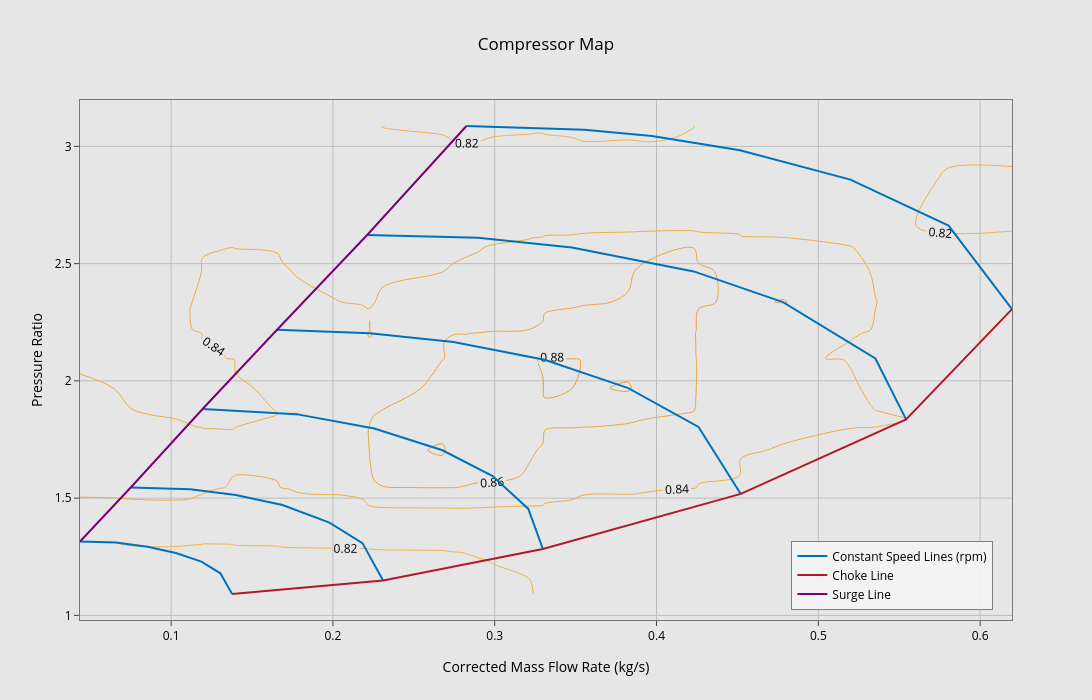

The code cell stored with this chart in its notebook:
### Markdown cell above
## Map-based 모델 시각화 (Python)

### Code cell
import re
import numpy as np
import plotly.graph_objects as go
from scipy.interpolate import LinearNDInterpolator, NearestNDInterpolator
from scipy.io import loadmat

from plot_style import (
    MATLAB_CHOKE,
    MATLAB_EFF_SCALE,
    MATLAB_SPEED,
    MATLAB_SURGE,
    apply_compressor_map_style,
    register_project_templates,
)


# Register shared template once per kernel session.
register_project_templates(set_default=True)


# MATLAB example data files
MATLAB_EXAMPLE_ROOT = r"C:\Users\user\Documents\MATLAB\Examples\R2025a\simscapefluids\CompressorMapExample"
SPEED_MAT_PATH = MATLAB_EXAMPLE_ROOT + r"\CompressorMapSpeedLines.mat"
EFF_MAT_PATH = MATLAB_EXAMPLE_ROOT + r"\CompressorMapEfficiencyData.mat"


def _load_mat(path):
    """Load MATLAB .mat file and keep only user variables."""
    data = loadmat(path, squeeze_me=True, struct_as_record=False)
    return {k: v for k, v in data.items() if not k.startswith("__")}


def _to_2col_array(x):
    arr = np.asarray(x, dtype=float)
    if arr.ndim == 1:
        arr = arr.reshape(-1, 2)
    return arr


# 1) Load speed-line data: Line1000, Line1500, ...
speed_data = _load_mat(SPEED_MAT_PATH)
line_items = []
for key, val in speed_data.items():
    m = re.fullmatch(r"Line(\d+)", key)
    if m is None:
        continue
    rpm = int(m.group(1))
    arr = _to_2col_array(val)
    if arr.shape[1] < 2:
        continue
    line_items.append((rpm, arr))

if not line_items:
    raise RuntimeError("No LineXXXX variables found in CompressorMapSpeedLines.mat")

line_items.sort(key=lambda t: t[0])
omega_TLU = np.array([rpm for rpm, _ in line_items], dtype=float)
mdot_TLU = np.vstack([arr[:, 0] for _, arr in line_items])
pr_TLU = np.vstack([arr[:, 1] for _, arr in line_items])
beta_TLU = np.linspace(0.0, 1.0, mdot_TLU.shape[1])


# 2) Load efficiency contour data: Eff80, Eff82, ...
eff_data = _load_mat(EFF_MAT_PATH)
eff_blocks = []
for key, val in eff_data.items():
    m = re.fullmatch(r"Eff(\d+)", key)
    if m is None:
        continue
    eta = int(m.group(1)) / 100.0
    arr = _to_2col_array(val)
    if arr.shape[1] < 2:
        continue
    eta_col = np.full((arr.shape[0], 1), eta, dtype=float)
    eff_blocks.append(np.hstack([arr[:, :2], eta_col]))

if not eff_blocks:
    raise RuntimeError("No EffXX variables found in CompressorMapEfficiencyData.mat")

Efficiency = np.vstack(eff_blocks)


# 3) Interpolate efficiency onto speed-line grid (MATLAB scatteredInterpolant equivalent)
pts = Efficiency[:, :2]
vals = Efficiency[:, 2]
lin_interp = LinearNDInterpolator(pts, vals, fill_value=np.nan)
eta_TLU = lin_interp(mdot_TLU, pr_TLU)

# Fill extrapolation holes with nearest-neighbor interpolation
if np.isnan(eta_TLU).any():
    nn_interp = NearestNDInterpolator(pts, vals)
    eta_TLU_nn = nn_interp(mdot_TLU, pr_TLU)
    eta_TLU = np.where(np.isnan(eta_TLU), eta_TLU_nn, eta_TLU)


# 4) Surge / Choke extraction
# MATLAB example guideline: points are sampled from choke -> surge along each speed line
choke_mdot = mdot_TLU[:, 0]
choke_pr = pr_TLU[:, 0]
surge_mdot = mdot_TLU[:, -1]
surge_pr = pr_TLU[:, -1]


# 5) Plot compressor map
fig = go.Figure()

# Efficiency contours (line-only style, MATLAB-like)
fig.add_trace(
    go.Contour(
        x=mdot_TLU.ravel(),
        y=pr_TLU.ravel(),
        z=eta_TLU.ravel(),
        contours=dict(start=0.80, end=0.90, size=0.02, showlabels=True, labelfont=dict(size=12, color="black")),
        colorscale=MATLAB_EFF_SCALE,
        contours_coloring="lines",
        line_width=1,
        showscale=False,
        name="Isentropic Efficiency",
    )
)

# Constant speed lines
for i, rpm in enumerate(omega_TLU.astype(int)):
    fig.add_trace(
        go.Scatter(
            x=mdot_TLU[i, :],
            y=pr_TLU[i, :],
            mode="lines",
            line=dict(width=2, color=MATLAB_SPEED),
            name="Constant Speed Lines (rpm)" if i == 0 else None,
            showlegend=(i == 0),
        )
    )

# Choke line (beta=0)
fig.add_trace(
    go.Scatter(
        x=choke_mdot,
        y=choke_pr,
        mode="lines",
        line=dict(color=MATLAB_CHOKE, width=2),
        name="Choke Line",
    )
)

# Surge line (beta=1)
fig.add_trace(
    go.Scatter(
        x=surge_mdot,
        y=surge_pr,
        mode="lines",
        line=dict(color=MATLAB_SURGE, width=2),
        name="Surge Line",
    )
)

apply_compressor_map_style(fig)
fig.show()


print("Loaded speed lines:", [int(x) for x in omega_TLU])
print("TLU shape (M,N):", mdot_TLU.shape)
print("Efficiency range:", float(np.nanmin(eta_TLU)), "to", float(np.nanmax(eta_TLU)))

### Figure 1 — Plotly figure (JSON) as saved in the notebook; plotly's stock layout.template omitted (floating-point values rounded to 4 significant figures)
{"data": [{"colorscale": [[0, "#f2b94b"], [1, "#e39b2e"]], "contours": {"coloring": "lines", "end": 0.9, "labelfont": {"color": "black", "size": 12}, "showlabels": true, "size": 0.02, "start": 0.8}, "line": {"width": 1}, "name": "Isentropic Efficiency", "showscale": false, "type": "contour", "x": [0.1377, 0.1304, 0.1187, 0.1029, 0.0854, 0.0658, 0.04368, 0.231, 0.2183, 0.1978, 0.1688, 0.14, 0.1118, 0.07503, 0.3298, 0.3208, 0.2987, 0.2677, 0.2256, 0.1774, 0.1194, 0.452, 0.426, 0.3825, 0.3308, 0.2745, 0.2227, 0.1655, 0.5542, 0.5353, 0.4781, 0.423, 0.3477, 0.2897, 0.2211, 0.6197, 0.5805, 0.5198, 0.4516, 0.3971, 0.3555, 0.2825], "y": [1.091, 1.18, 1.229, 1.266, 1.293, 1.311, 1.315, 1.148, 1.308, 1.396, 1.471, 1.514, 1.538, 1.546, 1.283, 1.454, 1.594, 1.704, 1.797, 1.858, 1.88, 1.518, 1.803, 1.969, 2.09, 2.166, 2.203, 2.218, 1.836, 2.096, 2.336, 2.467, 2.569, 2.611, 2.622, 2.306, 2.662, 2.858, 2.984, 3.044, 3.071, 3.087], "z": [0.8, 0.8025, 0.8, 0.82, 0.82, 0.82, 0.82, 0.8, 0.8239, 0.835, 0.8379, 0.8197, 0.86, 0.86, 0.82, 0.8374, 0.8632, 0.8827, 0.8749, 0.8394, 0.82, 0.82, 0.852, 0.8814, 0.9, 0.8676, 0.8356, 0.86, 0.84, 0.8271, 0.8608, 0.8766, 0.8529, 0.8329, 0.82, 0.82, 0.8131, 0.8296, 0.8243, 0.817, 0.8085, 0.8]}, {"line": {"color": "#0072BD", "width": 2}, "mode": "lines", "name": "Constant Speed Lines (rpm)", "showlegend": true, "type": "scatter", "x": [0.1377, 0.1304, 0.1187, 0.1029, 0.0854, 0.0658, 0.04368], "y": [1.091, 1.18, 1.229, 1.266, 1.293, 1.311, 1.315]}, {"line": {"color": "#0072BD", "width": 2}, "mode": "lines", "showlegend": false, "type": "scatter", "x": [0.231, 0.2183, 0.1978, 0.1688, 0.14, 0.1118, 0.07503], "y": [1.148, 1.308, 1.396, 1.471, 1.514, 1.538, 1.546]}, {"line": {"color": "#0072BD", "width": 2}, "mode": "lines", "showlegend": false, "type": "scatter", "x": [0.3298, 0.3208, 0.2987, 0.2677, 0.2256, 0.1774, 0.1194], "y": [1.283, 1.454, 1.594, 1.704, 1.797, 1.858, 1.88]}, {"line": {"color": "#0072BD", "width": 2}, "mode": "lines", "showlegend": false, "type": "scatter", "x": [0.452, 0.426, 0.3825, 0.3308, 0.2745, 0.2227, 0.1655], "y": [1.518, 1.803, 1.969, 2.09, 2.166, 2.203, 2.218]}, {"line": {"color": "#0072BD", "width": 2}, "mode": "lines", "showlegend": false, "type": "scatter", "x": [0.5542, 0.5353, 0.4781, 0.423, 0.3477, 0.2897, 0.2211], "y": [1.836, 2.096, 2.336, 2.467, 2.569, 2.611, 2.622]}, {"line": {"color": "#0072BD", "width": 2}, "mode": "lines", "showlegend": false, "type": "scatter", "x": [0.6197, 0.5805, 0.5198, 0.4516, 0.3971, 0.3555, 0.2825], "y": [2.306, 2.662, 2.858, 2.984, 3.044, 3.071, 3.087]}, {"line": {"color": "#b2182b", "width": 2}, "mode": "lines", "name": "Choke Line", "type": "scatter", "x": [0.1377, 0.231, 0.3298, 0.452, 0.5542, 0.6197], "y": [1.091, 1.148, 1.283, 1.518, 1.836, 2.306]}, {"line": {"color": "#7a0177", "width": 2}, "mode": "lines", "name": "Surge Line", "type": "scatter", "x": [0.04368, 0.07503, 0.1194, 0.1655, 0.2211, 0.2825], "y": [1.315, 1.546, 1.88, 2.218, 2.622, 3.087]}], "layout": {"height": 700, "title": {"text": "Compressor Map", "x": 0.5}, "width": 1200, "xaxis": {"title": {"text": "Corrected Mass Flow Rate (kg/s)"}}, "yaxis": {"title": {"text": "Pressure Ratio"}}}}
